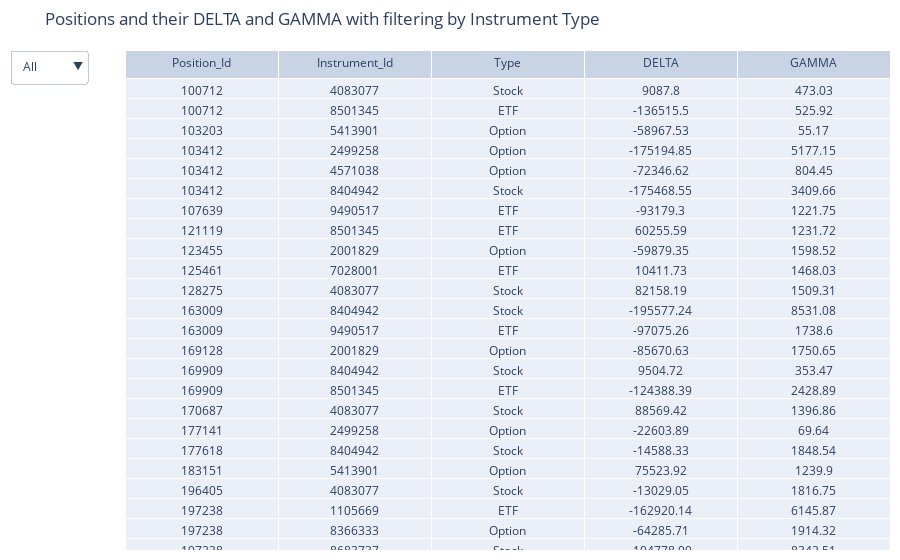

Notebook code cell kept with this figure:
### Markdown cell above
#### Table that shows the positions and instrument and their DELTA & GAMMA average values and filtering by Type Instrument

### Code cell
table_with_filter(
    positions_all_view.groupby(by=["Position_Id","Instrument_Id","Type"]).agg({"DELTA":"mean", "GAMMA":"mean"}),
    title="Positions and their DELTA and GAMMA with filtering by Instrument Type"
)

### Figure 1 — Plotly figure (JSON) as saved in the notebook; plotly's stock layout.template omitted (floating-point values rounded to 4 significant figures; data arrays with more than 128 entries replaced by an {"elided": "..."} marker saying what was removed)
{"data": [{"cells": {"values": {"elided": "5x253 mixed values"}}, "header": {"values": ["Position_Id", "Instrument_Id", "Type", "DELTA", "GAMMA"]}, "type": "table"}], "layout": {"margin": {"b": 10, "l": 10, "r": 10, "t": 50}, "title": {"text": "Positions and their DELTA and GAMMA with filtering by Instrument Type"}, "updatemenus": [{"buttons": [{"args": [{"cells": {"values": {"elided": "5x253 mixed values"}}}], "label": "All", "method": "update"}, {"args": [{"cells": {"values": {"elided": "5x51 mixed values"}}}], "label": "Stock", "method": "update"}, {"args": [{"cells": {"values": {"elided": "5x73 mixed values"}}}], "label": "ETF", "method": "update"}, {"args": [{"cells": {"values": {"elided": "5x129 mixed values"}}}], "label": "Option", "method": "update"}]}]}}
